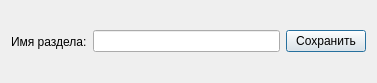
<?xml version="1.0" encoding="UTF-8"?>
<ui version="4.0">
 <class>DialogRoot</class>
 <widget class="QDialog" name="DialogRoot">
  <property name="geometry">
   <rect>
    <x>0</x>
    <y>0</y>
    <width>377</width>
    <height>83</height>
   </rect>
  </property>
  <property name="windowTitle">
   <string>Dialog</string>
  </property>
  <layout class="QHBoxLayout" name="horizontalLayout_2">
   <item>
    <layout class="QHBoxLayout" name="horizontalLayout">
     <item>
      <widget class="QLabel" name="label">
       <property name="text">
        <string>Имя раздела:</string>
       </property>
      </widget>
     </item>
     <item>
      <widget class="QLineEdit" name="lineEdit"/>
     </item>
     <item>
      <widget class="QPushButton" name="pushButton">
       <property name="text">
        <string>Сохранить</string>
       </property>
      </widget>
     </item>
    </layout>
   </item>
  </layout>
 </widget>
 <resources/>
 <connections/>
</ui>
